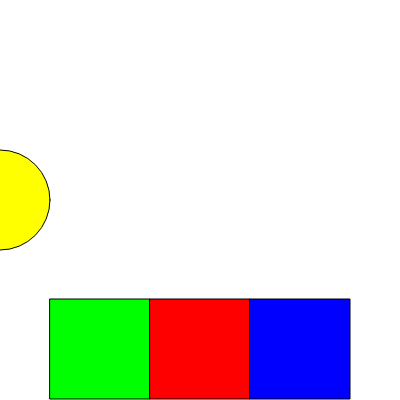
Frame 1 (no input)
Frame 60 (no input): identical to frame 1, image omitted
Frame 120 (the mouse pressed at the canvas centre since frame 60): identical to frame 1, image omitted

The p5.js sketch that drew this single still picture (run headless with seeded random() and noise() and a simulated clock; from frame 60 on, the mouse is pressed at the canvas centre):

// p5.js sketch
// ── sketch.js
var iArray = [];

var currentType = "";


var bubble0;

function setup() {
    createCanvas(400, 400);
    iArray.push(new interface(50, 299, 100, "start"));
    iArray.push(new interface(150, 299, 100, "stop"));
    iArray.push(new interface(250, 299, 100, "reset"));

    bubble0 = new bubble(0, 200, 100);
}

function draw() {
    background(255);

    bubble0.display();

    for (var i = 0; i < iArray.length; i++) {

        var checking = iArray[i].check();

        var settingAlpha;
        if (checking == true) {
            //console.log("currently over " + iArray[i].type);
            settingAlpha = 100;
        } else {
            settingAlpha = 255;
        }

        iArray[i].display(settingAlpha);
    }


    if (currentType == "start") {
        //start moving my bubble
        bubble0.move();

    } else if (currentType == "stop") {
        //stop moving my bubble
    } else if (currentType == "reset") {
        bubble0.reset();
        bubble0.move();
    }


}

function mousePressed() {
    for (var i = 0; i < iArray.length; i++) {
        var checkInterface = iArray[i].check();
        if (checkInterface == true) {
            currentType = iArray[i].type;
            console.log("current type = " + currentType);
        }
    }
}


function interface(tempX, tempY, tempSize, tempType) {
    this.x = tempX;
    this.y = tempY;
    this.size = tempSize;
    this.type = tempType;

    this.display = function (setAlpha) {

        if (this.type == "start") {
            fill(0, 255, 0, setAlpha);
        } else if (this.type == "stop") {
            fill(255, 0, 0, setAlpha);
        } else if (this.type == "reset") {
            fill(0, 0, 255, setAlpha);
        }

        rect(this.x, this.y, this.size, this.size);
    }

    this.check = function () {
        if (mouseX > this.x && mouseX < (this.x + this.size) && mouseY > this.y && mouseY < (this.y + this.size)) {
            return true;
        } else {
            return false;
        }
    }

}


function bubble(tempX, tempY, tempDiameter) {

    this.x = tempX;
    this.y = tempY;
    this.diameter = tempDiameter;

    this.display = function () {
        fill("yellow");
        ellipse(this.x, this.y, this.diameter, this.diameter);
    }

    this.move = function () {
        this.x++;
    }

    this.checkPos = function () {
        if (this.x > width) {
            return true;
        } else {
            return false;
        }
    }

  this.reset = function () {
      { this.x = 0;
       }
  }

}
